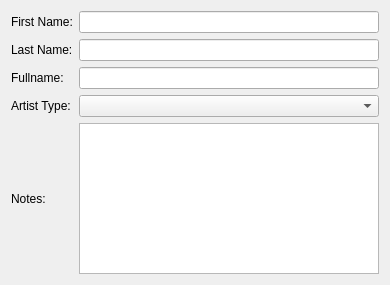
<?xml version="1.0" encoding="UTF-8"?>
<ui version="4.0">
 <class>ArtistForm</class>
 <widget class="QWidget" name="ArtistForm">
  <property name="geometry">
   <rect>
    <x>0</x>
    <y>0</y>
    <width>390</width>
    <height>285</height>
   </rect>
  </property>
  <property name="windowTitle">
   <string>Form</string>
  </property>
  <layout class="QVBoxLayout" name="verticalLayout">
   <item>
    <layout class="QGridLayout" name="gridLayout">
     <item row="0" column="0" colspan="2">
      <widget class="QLabel" name="label">
       <property name="text">
        <string>First Name:</string>
       </property>
      </widget>
     </item>
     <item row="0" column="2">
      <widget class="QLineEdit" name="edtFirstName"/>
     </item>
     <item row="1" column="2">
      <widget class="QLineEdit" name="edtSurname"/>
     </item>
     <item row="2" column="2">
      <widget class="QLineEdit" name="edtFullname"/>
     </item>
     <item row="3" column="0" colspan="2">
      <widget class="QLabel" name="label_4">
       <property name="text">
        <string>Artist Type:</string>
       </property>
      </widget>
     </item>
     <item row="3" column="2">
      <widget class="QComboBox" name="cbArtistType"/>
     </item>
     <item row="1" column="0" colspan="2">
      <widget class="QLabel" name="label_2">
       <property name="text">
        <string>Last Name:</string>
       </property>
      </widget>
     </item>
     <item row="2" column="0" colspan="2">
      <widget class="QLabel" name="label_3">
       <property name="text">
        <string>Fullname:</string>
       </property>
      </widget>
     </item>
     <item row="4" column="2">
      <widget class="QTextEdit" name="edtNotes"/>
     </item>
     <item row="4" column="0" colspan="2">
      <widget class="QLabel" name="label_5">
       <property name="text">
        <string>Notes:</string>
       </property>
      </widget>
     </item>
    </layout>
   </item>
  </layout>
 </widget>
 <resources/>
 <connections/>
</ui>
